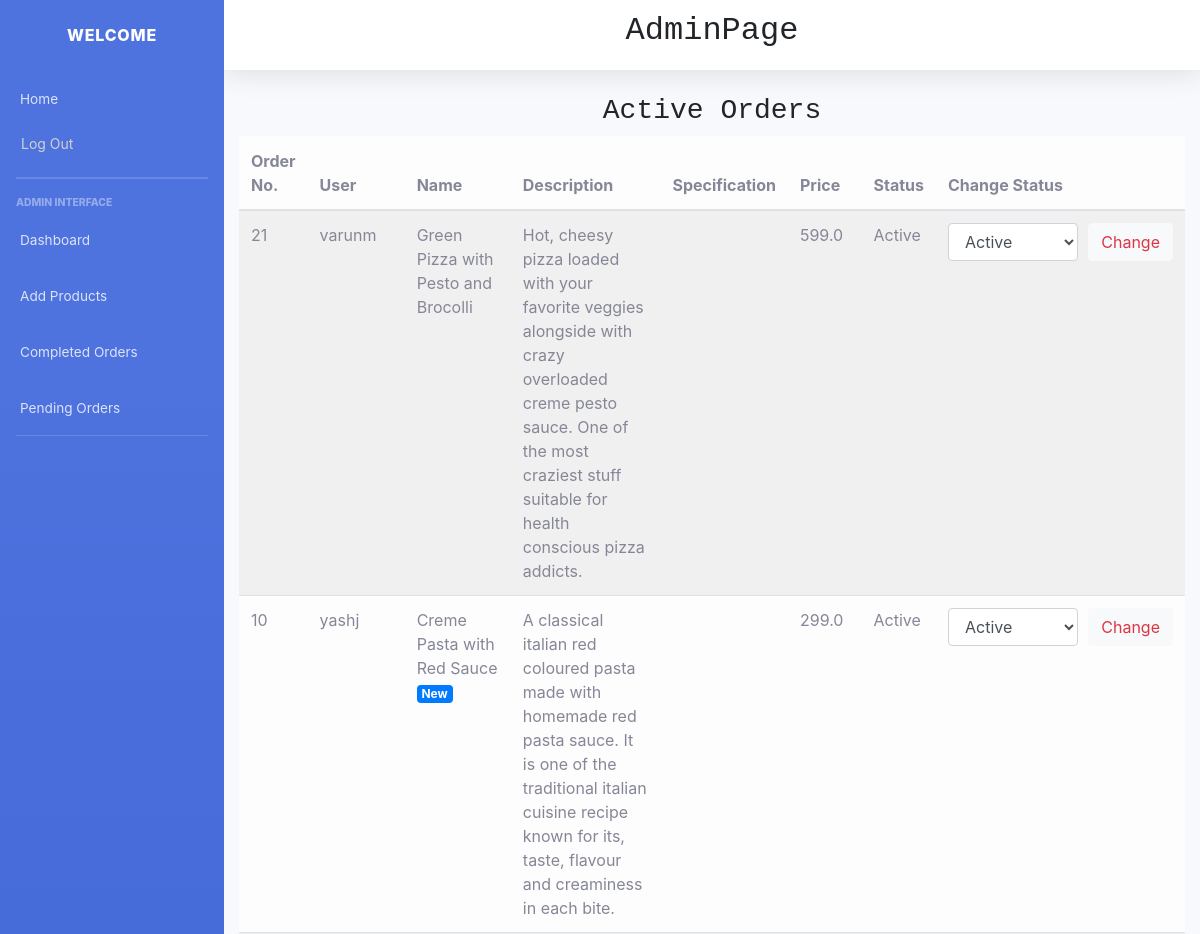
Before: /pending_orders/ (signed in, upper part) with the older database file.
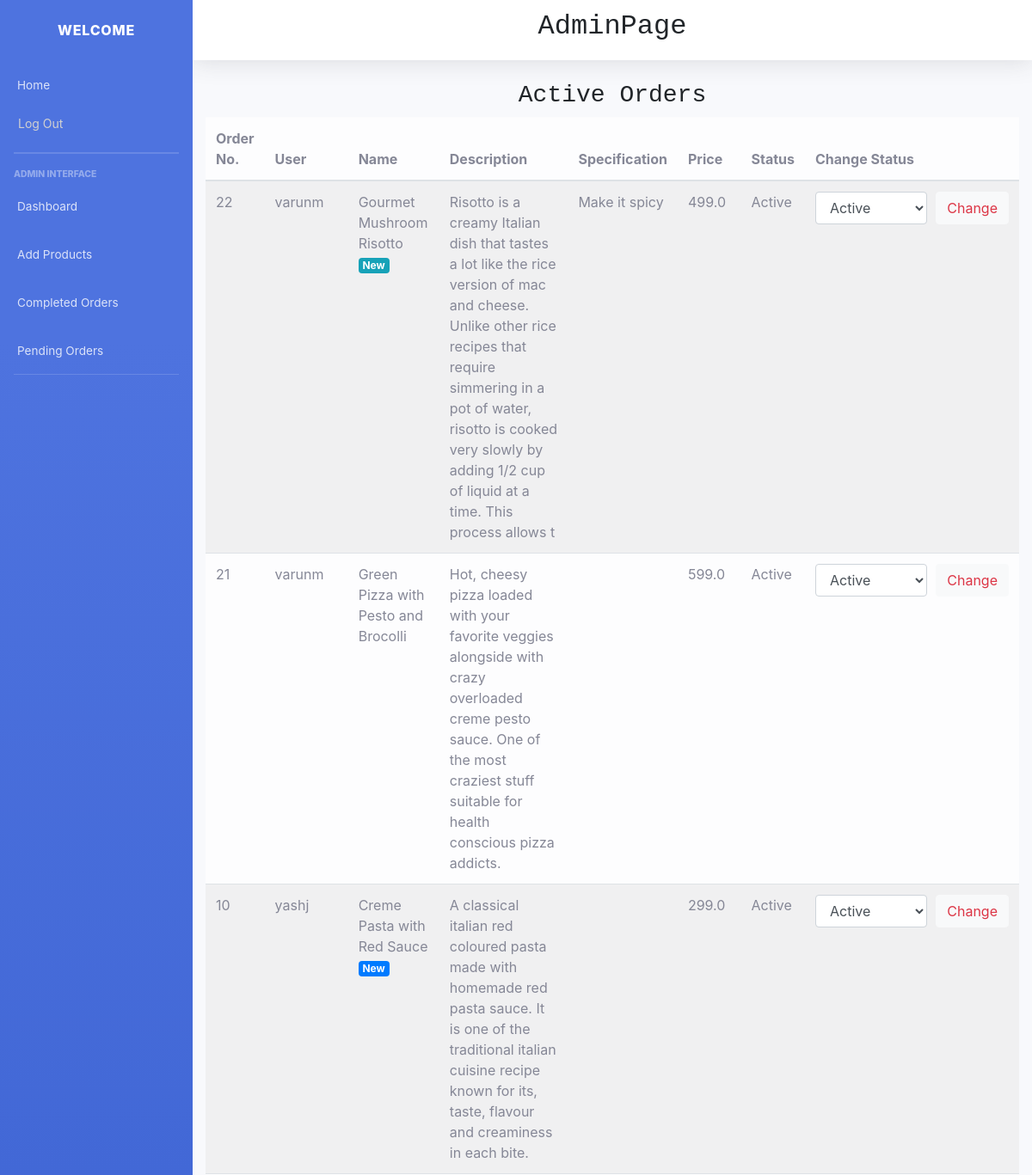
After: the same page with the newer database file.
### main/models.py (models this page shows, shortened)
class CartItems(models.Model):
    ORDER_STATUS = (
        ('Active', 'Active'),
        ('Delivered', 'Delivered')
    )
    user = models.ForeignKey(User, on_delete=models.CASCADE)
    item = models.ForeignKey(Item, on_delete=models.CASCADE)
    instructions = models.CharField(max_length=250,default="")
    ordered = models.BooleanField(default=False)
    quantity = models.IntegerField(default=1)
    ordered_date = models.DateField(default=timezone.now)
    status = models.CharField(max_length=20, choices=ORDER_STATUS, default='Active')
    delivery_date = models.DateField(default=timezone.now)
    class Meta:
        verbose_name = 'Cart Item'
        verbose_name_plural = 'Cart Items'

class Item(models.Model):
    LABELS = (
        ('BestSeller', 'BestSeller'),
        ('New', 'New'),
        ('Spicy🔥', 'Spicy🔥'),
    )
    LABEL_COLOUR = (
        ('danger', 'danger'),
        ('success', 'success'),
        ('primary', 'primary'),
        ('info', 'info')
    )
    title = models.CharField(max_length=150)
    description = models.CharField(max_length=250,blank=True)
    price = models.FloatField()
    instructions = models.CharField(max_length=250,default="Jain Option Available")
    image = models.ImageField(default='default.png', upload_to='images/')
    labels = models.CharField(max_length=25, choices=LABELS, blank=True)
    label_colour = models.CharField(max_length=15, choices=LABEL_COLOUR, blank=True)
    slug = models.SlugField(default="sushi_name")
    created_by = models.ForeignKey(User, on_delete=models.CASCADE)

### main/decorators.py (the view)
    def wrapper_func(request, *args, **kwargs):
        group = Group.objects.get(user = request.user)
        if group.name == 'admin_owner':
            return view_func(request, *args, **kwargs)
        else:
            return redirect('/')

### main/views.py (called while the page is built)
@login_required(login_url='/accounts/login/')
@admin_required
def pending_orders(request):
    items = CartItems.objects.filter(item__created_by=request.user, ordered=True,status="Active").order_by('-ordered_date')
    context = {
        'items':items,
    }
    return render(request, 'main/pending_orders.html', context)

### main/templates/main/pending_orders.html (shortened to what this page needs)
{% extends "main/layout2.html" %}
{% block content %}
<div class="cart">
        <div class="row">
            <div class="col-sm-12">
                <h3 class="text-center" style="font-family: 'Courier New', Courier, monospace;">Active Orders</h3>
                {% if items %}
                <div class="table-responsive">
                    <table class="table table-light table-striped table-hover" >
                        <thead>
                        <tr>
                            <th scope="col" width="2%">Order No.</th>
                            <th scope="col" width="5%">User</th>
                            <th scope="col" width="10%">Name</th>
                            <th scope="col" width="30%">Description</th>
                            <th scope="col" width="12%">Specification</th>
                            <th scope="col" width="10%">Price</th>
                            <th scope="col">Status</th>
                            <th scope="col" width="20%">Change Status</th>
                        </tr>
                        </thead>
                        <tbody>
                            {% for item in items %}
                        <tr>
                            <td>{{ item.id }}</td>
                            <td>{{ item.user.username }}</td>
                            <td>{{ item.item.title }} <span class="badge badge-{{ item.item.label_colour }}">{{ item.item.labels }}</span></td>
                            <td>{{ item.item.description }}</td>
                            <td>{{ item.instructions }}</td>
                            <td>{{ item.item.price }}</td>
                            <td>{{ item.status }}</td>
                            <td>
                                <form method="POST" action="{% url 'main:update_status' item.id %}" style="display: flex; width: 225px;">
                                    <select class="form-control" name="status">
                                        <option value="Active" selected="selected">Active</option>
                                    </select>
                                    <button type="submit" class="btn btn-small btn-light text-danger" style="margin-left: 10px;">Change</button>
                                </form>
                            </td>
                        </tr>
                            {% endfor %}
                        </tbody>
                    </table>
                </div>
                {% else %}
                <h4 class="text-center">No items yet!!</h4>
                {% endif %}
            </div>
        </div>
</div>
{% endblock content %}

Changed rows visible on the page:
added CartItems: id "22", user.username "varunm", item "Gourmet Mushroom Risotto", item.labels "New", item.description "Risotto is a creamy Italian dish that tastes a lot like the rice version of mac and cheese. Unlike other rice recipes that require simmering in a pot of water, risotto is cooked very slowly by adding 1/2 cup of liquid at a time. This process allows t", instructions "Make it spicy", item.price "499.0", status "Active"
